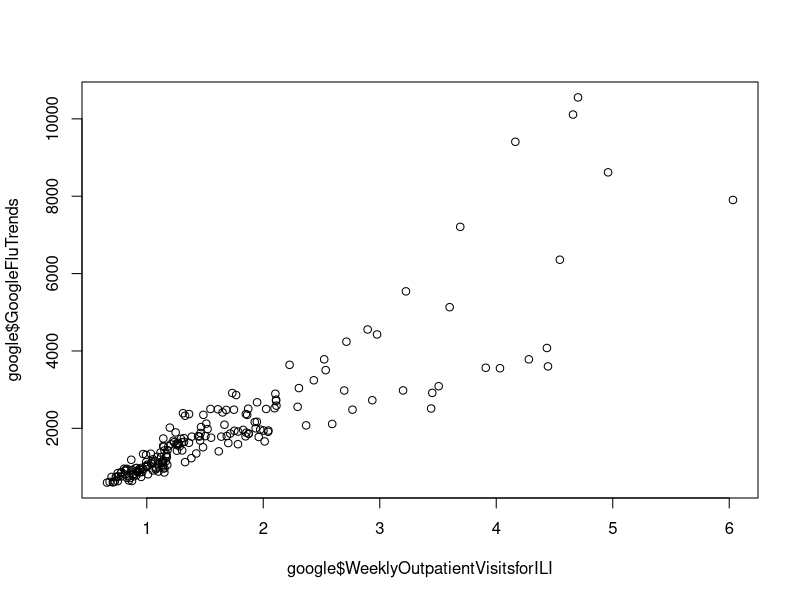

Here is the R script that generated this plot:
#### Basic Computing 2: Exercises in groups
### Google Flu Trends

## Read in the data.
# Remember to use "stringsAsFactors=FALSE" to prevent the dates from
#   becoming factors
google <- read.csv("../data/GoogleFlu/PreisMoat2014.csv", stringsAsFactors=FALSE)

## Plot number of visits vs. GoogleFluTrends
plot(google$WeeklyOutpatientVisitsforILI, google$GoogleFluTrends)

## Calculate the correlation using `cor`
cor(google$WeeklyOutpatientVisitsforILI, google$GoogleFluTrends)

## Compare new algorithm to same timeframe in previous years
# first generate new columns for year and month using `substr`
# note that we also convert these values to integers to facilitate
#   subsetting by months in the for loop
google$year <- as.integer(substr(google$WeekCommencing, start=1, stop=4))
google$month <- as.integer(substr(google$WeekCommencing, start=6, stop=7))
# loop through each unique year in the data
for (yr in unique(google$year)) {
  # and subset the full dataset by both the year (changes in each loop) and
  #   the months of interest (same in each loop)
  google_subset <- google[google$year == yr & google$month >= 8,]
  # run the correlation on the subsetted dataset
  correlation <- cor(google_subset$WeeklyOutpatientVisitsforILI,
                     google_subset$GoogleFluTrends)
  # and print the results (nicely)
  print(paste("August-December of", yr,
              "shows a correlation coefficient of", round(correlation, 4)))
}
# note that the value for 2013 is not higher than the previous years